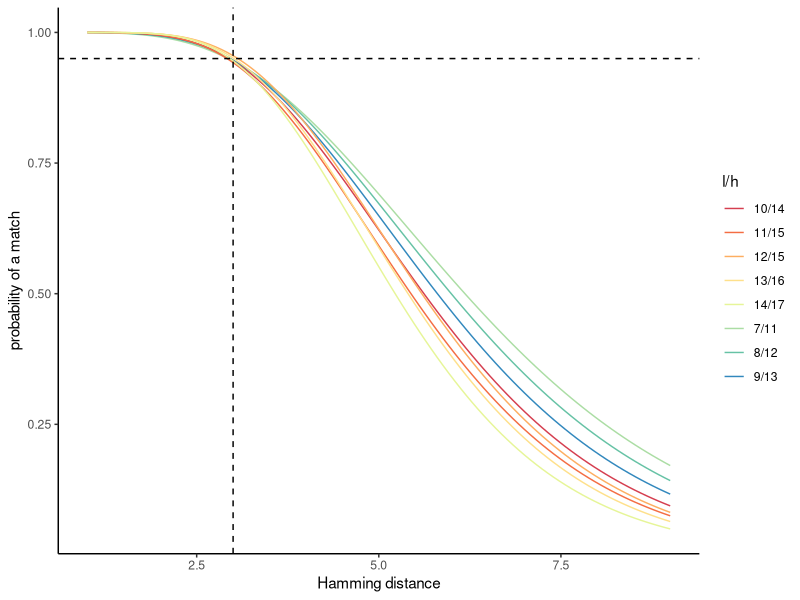
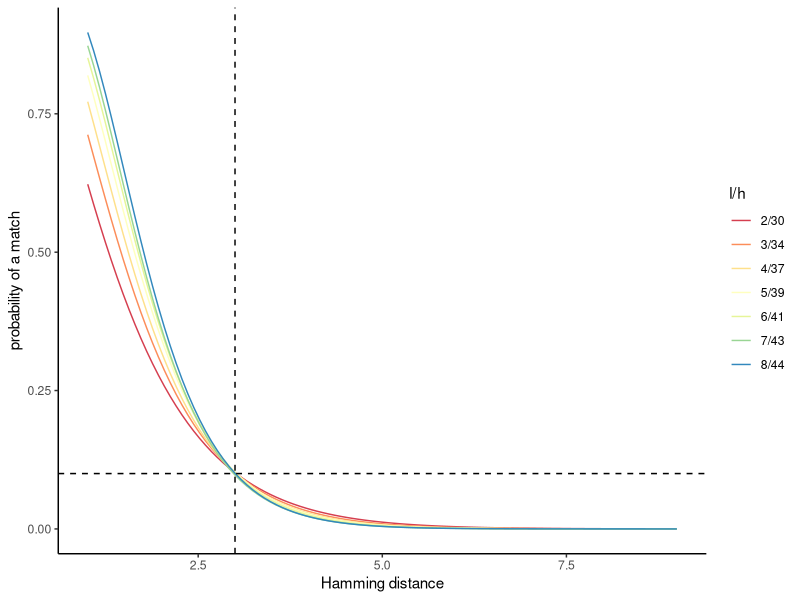
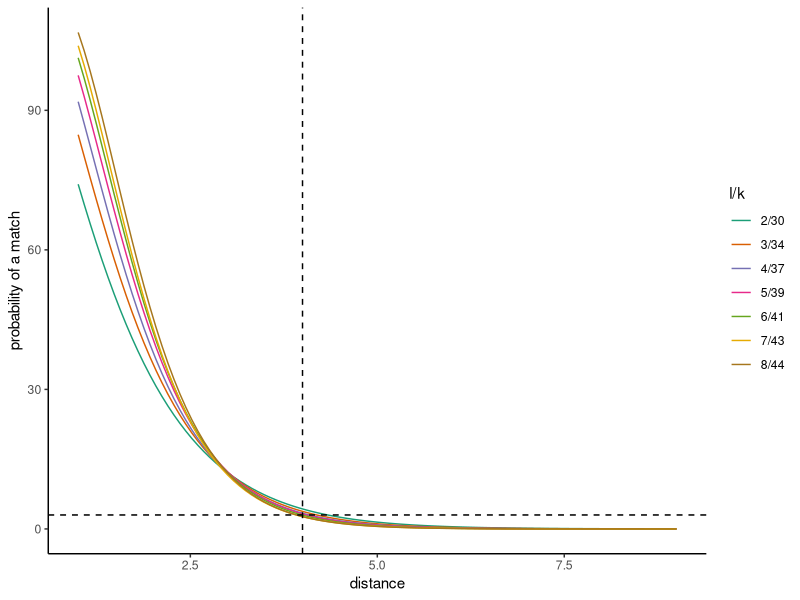
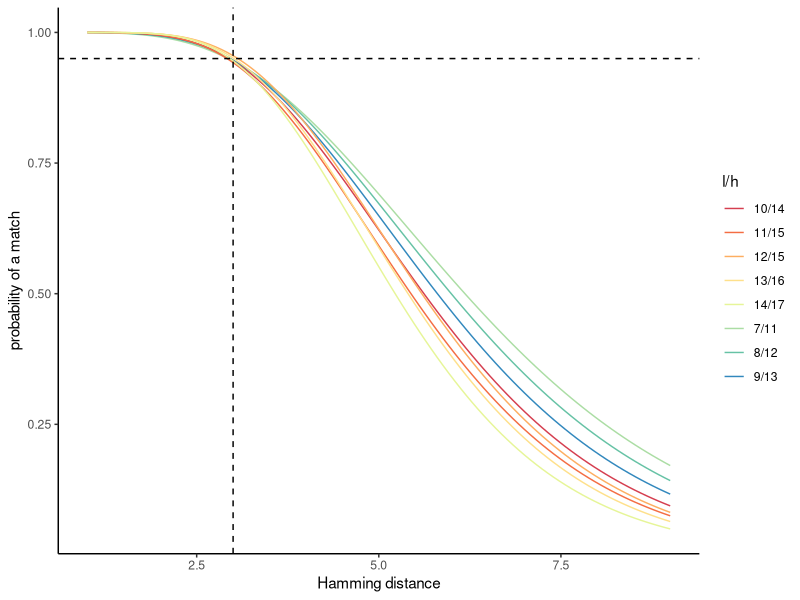
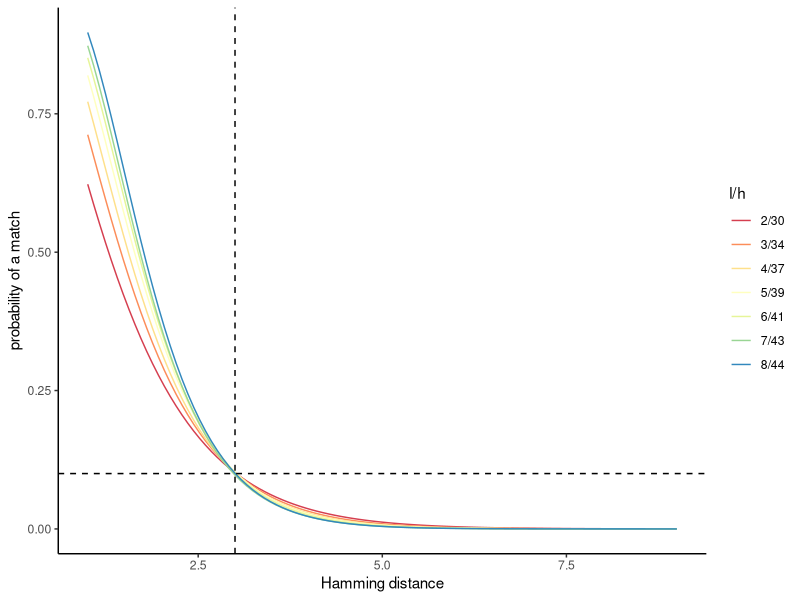
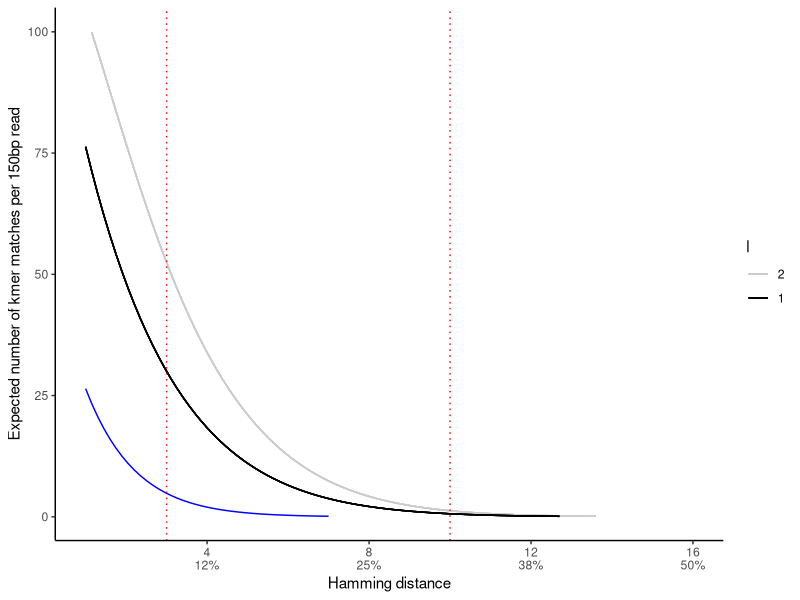

These figures' R source, in order: (Note: this script raises an error after producing the figures.)
require(ggplot2)
require(scales)
SL = 32
p = 3

f = function(x,k,l,SL) { 1 - (1 - (1 - x/SL)^k)^l }

K = function(l,p,alpha,L) {round(log(1-(1-alpha)^(1/l))/log(1-p/L));}

K(4,2,0.95,10)

alpha=0.95
ggplot(data.frame(x = c(1, 3*p)), aes(x)) + theme_classic()+
  mapply(function( L) {
    stat_function(fun = f, args = list(k = K(l=L,p=p,alpha=alpha,L=SL), l=L, SL=SL), aes(color=paste(L,K(l=L,p=p,alpha=alpha,L=SL),sep="/")))
  },L=c(7:14))+
  geom_vline(xintercept = p,color="black",linetype=2)+
  geom_hline(yintercept = alpha,color="black",linetype=2)+
  scale_color_brewer(palette = "Spectral",name="l/h")+ylab("probability of a match")+xlab("Hamming distance")+scale_linetype(name="l")
ggsave("clus-95.pdf",width=5,height = 4)

alpha=0.1
ggplot(data.frame(x = c(1, 3*p)), aes(x)) + theme_classic()+
  mapply(function( L) {
    stat_function(fun = f, args = list(k = K(l=L,p=p,alpha=alpha,L=SL), l=L, SL=SL), aes(color=paste(L,K(l=L,p=p,alpha=alpha,L=SL),sep="/")))
  },L=c(2:8))+
  geom_vline(xintercept = p,color="black",linetype=2)+
  geom_hline(yintercept = alpha,color="black",linetype=2)+
  scale_color_brewer(palette = "Spectral",name="l/h")+ylab("probability of a match")+xlab("Hamming distance")+scale_linetype(name="l")
ggsave("clus-10.pdf",width=5,height = 4)

alpha=0.1
ggplot(data.frame(x = c(1, 3*p)), aes(x)) + theme_classic()+
  mapply(function( L) {
    stat_function(fun = function(x,k,l,SL) (150-SL+1)*f(x,k,l,SL), args = list(k = K(l=L,p=p,alpha=alpha,L=SL), l=L, SL=SL), aes(color=paste(L,K(l=L,p=p,alpha=alpha,L=SL),sep="/")))
  },L=c(2:8))+
  geom_vline(xintercept = 4,color="black",linetype=2)+
  geom_hline(yintercept = 3,color="black",linetype=2)+
  scale_color_brewer(palette = "Dark2",name="l/k")+ylab("probability of a match")+xlab("distance")+scale_linetype(name="l")



# used this one for presentation
alpha=0.1
ggplot(data.frame(x = c(1, 16)), aes(x)) + theme_classic()+
  mapply(FUN=function( L, K) {
    stat_function(fun = function(x,k,l,SL) (1+150-SL)*f(x,k,l,SL), 
                  args = list(k = K, l=L, SL=SL), 
                  aes(color=as.factor(L)))
  },L=rep(c(2, 1),each=5), K=c(14))+
  #geom_vline(xintercept = 3,color="black",linetype=2)+
  #geom_vline(xintercept = SL*0.4,color="black",linetype=2)+
  #geom_hline(yintercept = 90,color="black",linetype=2)+
  scale_y_continuous(lim=c(0.1,100))+
  scale_linetype_manual(values=c(1,2,3),name=expression(h))+
  scale_x_continuous(labels=function(x) paste(x,percent(x/SL),sep="\n"))+
  scale_color_manual(name="l",values = c("gray80", "black"))+
  ylab("Expected number of kmer matches per 150bp read")+
  xlab("Hamming distance")+
  stat_function(fun = function(x) (1+150-SL)*f(x,35-7,1,35)/2, color="blue",linetype=1)+
  geom_vline(xintercept = 3,color="red",linetype=3)+
  geom_vline(xintercept = 10,color="red",linetype=3)+
  #theme(legend.position = "none")+
ggsave("exp-def.pdf",width=5,height = 4)



ggplot(data.frame(x = c(1, 16)), aes(x)) + theme_classic()+
  mapply(FUN=function( L, K) {
    stat_function(fun = function(x,k,l,SL) (1+150-SL)*f(x,k,l,SL), 
                  args = list(k = K, l=L, SL=SL), 
                  aes(color=as.factor(L),linetype=as.factor(L)))
  },L=rep(c(2, 1),each=5), K=c(14))+
  #geom_vline(xintercept = 3,color="black",linetype=2)+
  #geom_vline(xintercept = SL*0.4,color="black",linetype=2)+
  #geom_hline(yintercept = 90,color="black",linetype=2)+
  scale_y_continuous(lim=c(0.1,100))+
  scale_linetype_manual(values=c(1,2,3),name=expression(h))+
  scale_x_continuous(labels=function(x) paste(x,percent(x/SL),sep="\n"))+
  scale_color_manual(name="l",values = c("black","gray80"))+
  ylab("Expected number of kmer matches per 150bp read")+
  xlab("Hamming distance")+
  stat_function(fun = function(x) (1+150-SL)*f(x,35-7,1,35)/2, color="blue",linetype=1)+
  geom_vline(xintercept = 3,color="red",linetype=3)+
  geom_vline(xintercept = 10,color="red",linetype=3)+
  theme(legend.position = "none")+
  ggsave("exp-def.pdf",width=5,height = 4)
